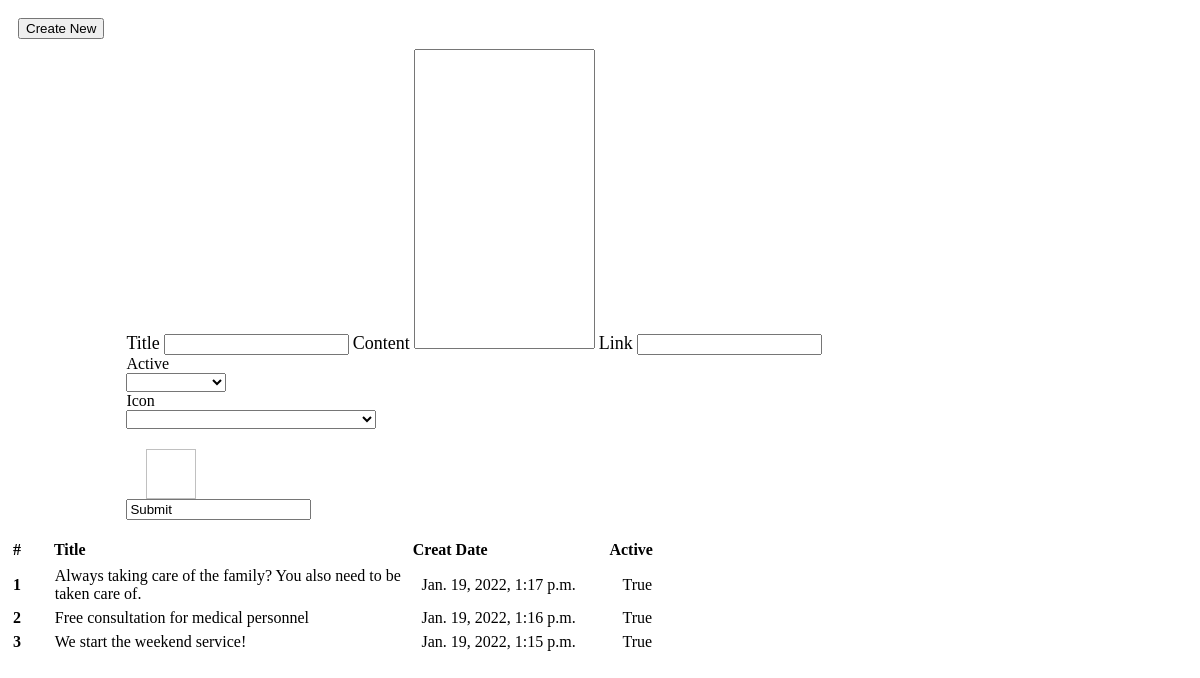
Page /home/update_news/ (signed in) on the committed database.
### home/models.py (models this page shows)
class LatestNews(models.Model):
    seq = models.BigAutoField(db_column='Seq', primary_key=True)
    user_id = models.ForeignKey(User,on_delete=models.SET_NULL, blank=True, null=True)
    news_title = models.CharField(db_column='NewsTitle', max_length=100, blank=True)
    news_content = models.CharField(db_column='NewsContent', max_length=400, blank=True)
    news_link = models.CharField(db_column='NewsLink', max_length=200, blank=True)
    news_location = models.CharField(db_column='NewsLocation', max_length=50, blank=True)
    active = models.BooleanField(db_column='Active', blank=True)
    creatdt = models.DateTimeField(db_column='CreatDt', blank=True)
    updatedt = models.DateTimeField(db_column='UpdateDt', blank=True)

### djangoProject/commonfunction.py (the view)
    def _inner(request, *args, **kwargs):
        if not request.user.is_superuser:
            raise PermissionDenied
        return function(request, *args, **kwargs)

### djangoProject/commonfunction.py (called while the page is built)
def is_superuser(function=None):
    def _inner(request, *args, **kwargs):
        if not request.user.is_superuser:
            raise PermissionDenied
        return function(request, *args, **kwargs)
    return _inner

### templates/home/update_news.html (shortened to what this page needs)
{% load static from static %}
<div class="row no-gutters">
    <div class="col-6">
        <form id="update_news_form" style="display: block">
            <button class="btn btn-outline-primary" type="button" onclick="enter_new_form()" style="margin: 10px">Create New</button>
            <div style="width: 90%; margin-left: auto">
                <label class="topic">Title</label>
                <input id="news_title" name="news_title" class="form-control new_form" >
                <label class="topic">Content</label>
                <textarea id="news_content" name="news_content" class="form-control new_form" style="height: 300px; resize: none"></textarea>
                <label class="topic">Link</label>
                <input id="news_link" name="news_link" class="form-control new_form">
                <div class="row row-no-gutters">
                    <div class="col-3">
                        <label>Active</label>
                        <select id="active" name="active" class="form-select new_form" aria-label="Default select example"
                                style="width: 100px">
                          <option></option>
                          <option value=1>True</option>
                        </select>
                    </div>
                    <div class="col-4">
                        <label>Icon</label>
                    <select id="news_location" name="news_location" class="form-select new_form" style="margin-bottom: 10px; width: 250px">
                        <option></option>
                        {% for file in img_files %}
                            <option value="{{ file }}">{{ file }}</option>
                        {% endfor %}
                    </select>
                    </div>
                    <div class="col-4">
                        <img id="img_icon">
                    </div>
                </div>
                <input id="save" class="btn btn-primary" onclick="form_submit()" value="Submit">
            </div>
        </form>
    </div>
    <div id="news_div" class="col-6">
        <table id="news_table" class="table table-hover">
            <thead>
                <tr>
                    <th scope="col" class="column_1">#</th>
                    <th scope="col" class="column_2">Title</th>
                    <th scope="col" class="column_3">Creat Date</th>
                    <th scope="col" class="column_4">Active</th>
                </tr>
            </thead>
            <tbody>
                {% for new in original_news %}
                    <tr id="news_row{{ forloop.counter }}" onclick="news_row(this.id)">
                        <th scope="row" class="column_1">{{ forloop.counter }}</th>
                        <td class="column_2">{{ new.news_title }}</td>
                        <td class="column_3">{{ new.creatdt }}</td>
                        <td class="column_4">{{ new.active }}</td>
                    </tr>
                {% endfor %}
            </tbody>
        </table>
    </div>
</div>

### templates/home/update_news.html (style rules this page uses)
.topic { font-size: large; }
.column_1 { width: 6%; }
.column_2 { width: 55%; }
.column_3 { width: 30%; }
.column_4 { width: 5%; }
table { text-align: left; }
table tbody { display: block; height: 500px; overflow-y: scroll; }
table tr { width: 100%; display: table; }
#active { display: flex !important; }
#news_location { display: flex !important; }
#img_icon { width: 50px; height: 50px; margin-left: 20px; margin-top: 10px; }

### rows in the picture
LatestNews: news_title "Always taking care of the family? You also need to be taken care of.", creatdt "Jan. 19, 2022, 1:17 p.m.", active "True"
LatestNews: news_title "Free consultation for medical personnel", creatdt "Jan. 19, 2022, 1:16 p.m.", active "True"
LatestNews: news_title "We start the weekend service!", creatdt "Jan. 19, 2022, 1:15 p.m.", active "True"
